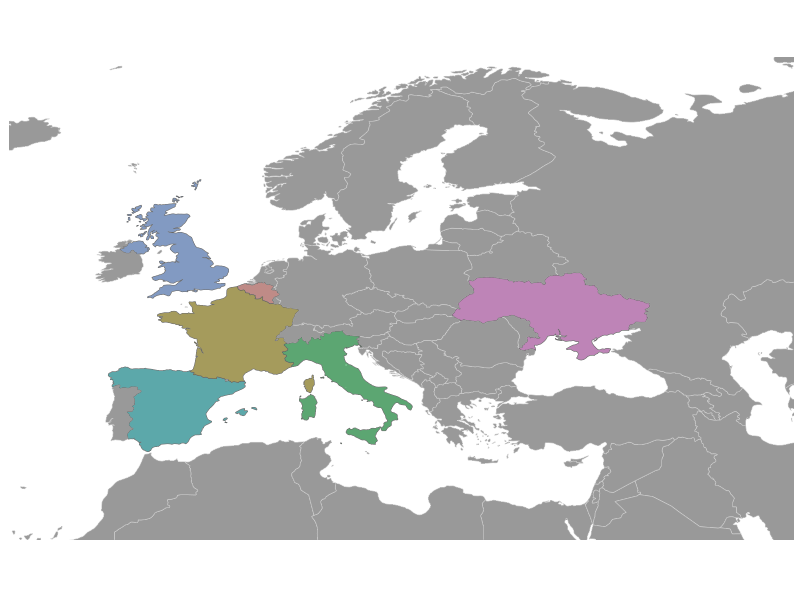

Write the R code that produced this figure.
# European coords

# This code is to make the map for the European countries. 
# To draw the polygons (the borders of the states) I reteived the world data from `ggplot2::map_data()`.


# Set the working directory to the directory where the .R file is saved.
setwd(dirname(rstudioapi::getActiveDocumentContext()$path))

# load the library
library(tidyverse)

# load the world data
world <- map_data("world") %>%
  filter(!region=="Antarctica")


# make the map for the selected part of the world
ggplot(world, aes(long, lat)) +
  geom_polygon(aes(group = group),
               size=0.2,
               fill="grey60",
               color="grey80") +
  geom_polygon(data= world %>% 
                 filter(region %in% c("Ukraine","Belgium","France","Italy","Spain","UK")),
               mapping=aes(group = group,fill= region),
               inherit.aes = T,
               size=0.2,
               alpha=0.4,
               color="grey40") +
  # remember to add coord_sf() otherwise the polygons do not match each other
  # in substitution of coord_map.
  coord_sf(xlim = c(-15,50),ylim = c(30,70))+
  ggthemes::theme_map() +
  theme(legend.position = "none",
        plot.background = element_blank(),
        panel.background = element_blank())


# save the map as .png
# ggsave("map.png",
#        dpi = 320,
#        width = 4,height = 3)
